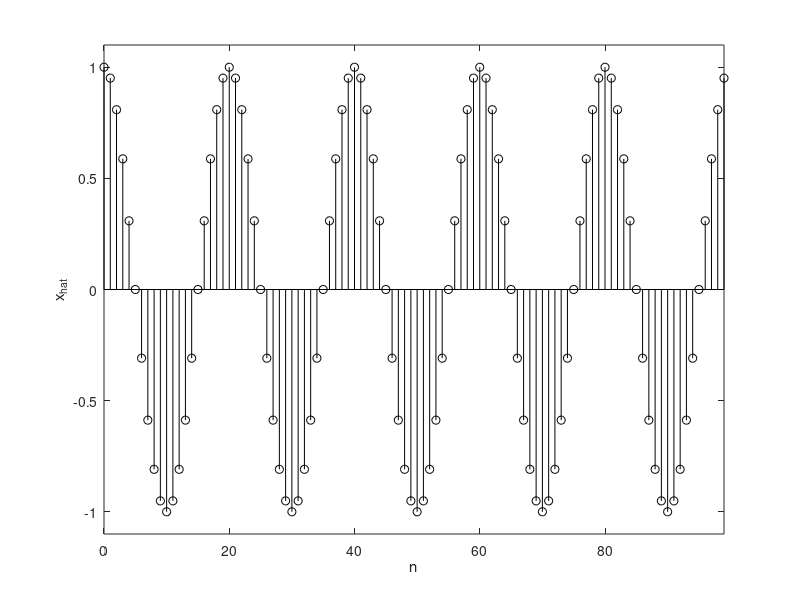

The MATLAB source for this figure:
T = 1/1000; N_0 = 100; n = (0:N_0-1);
x = cos(2*pi*50*n*T);
X = fft(x)/N_0; f = (0:N_0-1)/(T*N_0);
stem(f-500,fftshift(abs(X)),'k'); axis([-500 500 -0.1 0.6]);

##{

x_hat = real(ifft(X)*N_0);
stem(n,x_hat,'k'); axis([0 99 -1.1 1.1]);
xlabel('n'); ylabel('x_{hat}');

#}